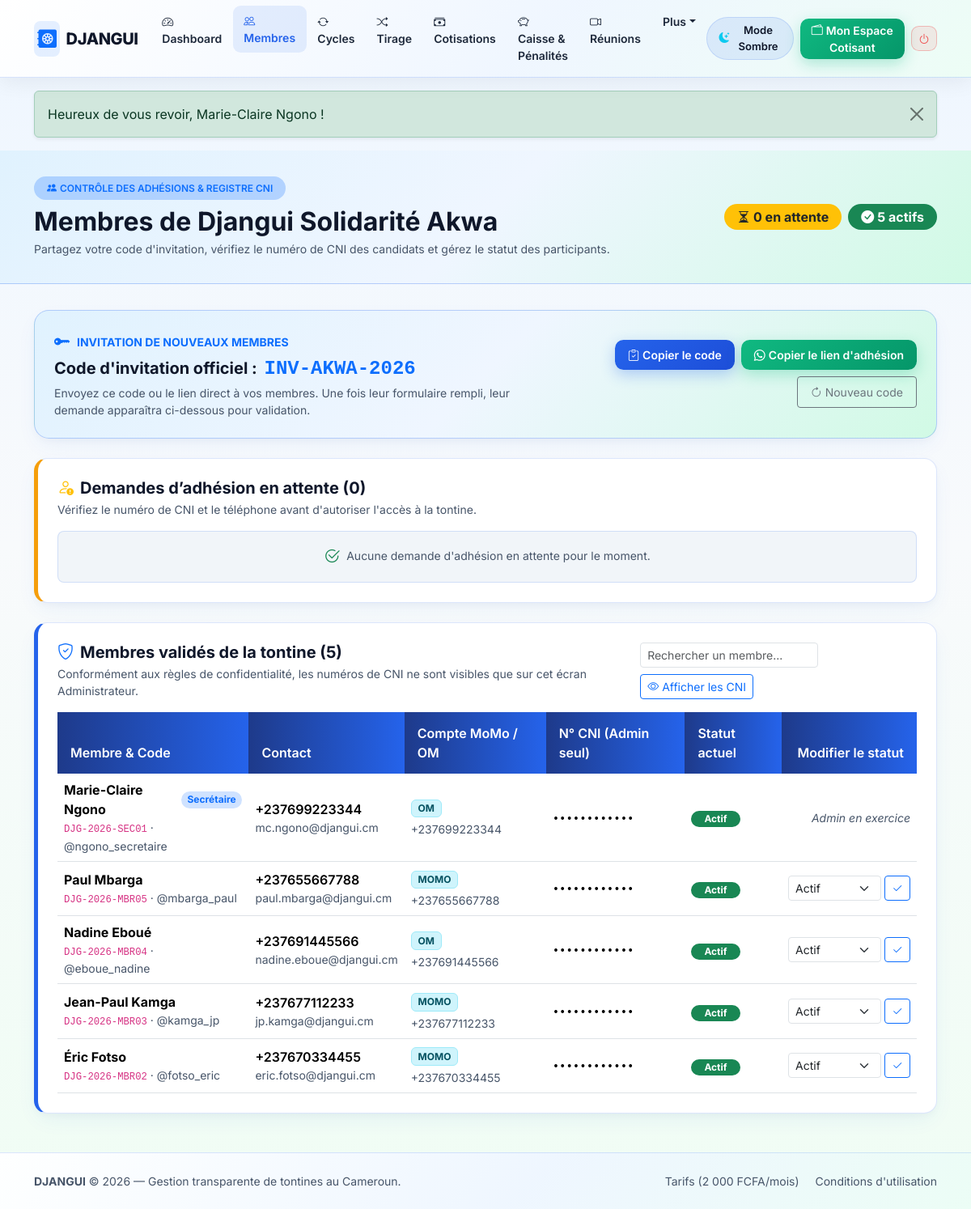
/admin/members.php (signed in), run on the app's committed database.
### tables this page shows
CREATE TABLE tontines (
    id INT UNSIGNED AUTO_INCREMENT PRIMARY KEY,
    code_tontine VARCHAR(20) NOT NULL,
    code_invitation VARCHAR(24) NOT NULL,
    nom VARCHAR(120) NOT NULL,
    description TEXT DEFAULT NULL,
    ville VARCHAR(80) NOT NULL DEFAULT 'Douala',
    devise CHAR(4) NOT NULL DEFAULT 'FCFA',
    solde_caisse_reserve DECIMAL(12,2) NOT NULL DEFAULT 0.00 COMMENT 'Caisse geree par l admin (penalites, bonus, reliquats)',
    statut ENUM('active', 'suspendue', 'fermee') NOT NULL DEFAULT 'active',
    date_debut_essai DATETIME NOT NULL,
    date_fin_essai DATETIME NOT NULL,
    statut_abonnement ENUM('essai', 'actif', 'expire') NOT NULL DEFAULT 'essai',
    abonnement_valide_jusqua DATETIME DEFAULT NULL,
    admin_id INT UNSIGNED NOT NULL COMMENT 'UNIQUE : 1 admin/secretaire ne gere qu une seule tontine',
    created_at DATETIME NOT NULL DEFAULT CURRENT_TIMESTAMP,
    updated_at DATETIME NOT NULL DEFAULT CURRENT_TIMESTAMP ON UPDATE CURRENT_TIMESTAMP,

    CONSTRAINT uq_tontines_code UNIQUE (code_tontine),
    CONSTRAINT uq_tontines_invitation UNIQUE (code_invitation),
    CONSTRAINT uq_tontines_admin UNIQUE (admin_id),
    CONSTRAINT chk_tontines_caisse CHECK (solde_caisse_reserve >= 0),
    CONSTRAINT fk_tontines_admin FOREIGN KEY (admin_id) REFERENCES users(id) ON DELETE RESTRICT ON UPDATE CASCADE,
    INDEX idx_tontines_statut (statut, statut_abonnement)
);

CREATE TABLE users (
    id INT UNSIGNED AUTO_INCREMENT PRIMARY KEY,
    code_public VARCHAR(24) NOT NULL COMMENT 'Identifiant public pour le QR Code (sans donnees sensibles)',
    username VARCHAR(50) NOT NULL,
    password_hash VARCHAR(255) NOT NULL,
    nom_complet VARCHAR(120) NOT NULL,
    telephone VARCHAR(20) NOT NULL,
    email VARCHAR(150) DEFAULT NULL,
    numero_cni VARCHAR(60) DEFAULT NULL COMMENT 'Donnee sensible visible uniquement par l admin',
    role ENUM('admin', 'member') NOT NULL DEFAULT 'member',
    statut_membre ENUM('actif', 'inactif', 'sorti') NOT NULL DEFAULT 'actif',
    statut_validation ENUM('en_attente', 'accepte') NOT NULL DEFAULT 'accepte',
    canal_paiement ENUM('momo', 'om', 'especes') NOT NULL DEFAULT 'momo',
    telephone_paiement VARCHAR(20) NOT NULL COMMENT 'Numero MoMo/OM qui envoie les cotisations et recoit le pot',
    tentatives_echouees TINYINT UNSIGNED NOT NULL DEFAULT 0,
    blocage_jusqua DATETIME DEFAULT NULL,
    reset_token VARCHAR(100) DEFAULT NULL,
    reset_expire_at DATETIME DEFAULT NULL,
    tontine_id INT UNSIGNED DEFAULT NULL COMMENT '1 seule tontine autorisee par compte',
    created_at DATETIME NOT NULL DEFAULT CURRENT_TIMESTAMP,
    updated_at DATETIME NOT NULL DEFAULT CURRENT_TIMESTAMP ON UPDATE CURRENT_TIMESTAMP,

    CONSTRAINT uq_users_code_public UNIQUE (code_public),
    CONSTRAINT uq_users_username UNIQUE (username),
    CONSTRAINT uq_users_telephone UNIQUE (telephone),
    CONSTRAINT uq_users_email UNIQUE (email),
    INDEX idx_users_tontine_statut (tontine_id, statut_membre)
);

### includes/functions.php (called while the page is built, shortened)
<?php
function e($texte) {
    return htmlspecialchars((string)$texte, ENT_QUOTES, 'UTF-8');
}

### admin/members.php (the view, shortened to what this page needs)
<?php
require_once __DIR__ . '/../includes/db.php';
require_once __DIR__ . '/../includes/functions.php';
$tontine_id = (int)($_SESSION['tontine_id'] ?? 0);
$stmtTontine = $pdo->prepare("SELECT id, nom, code_tontine, code_invitation, ville FROM tontines WHERE id = ? LIMIT 1");
$stmtTontine->execute([$tontine_id]);
$tontine = $stmtTontine->fetch();
$stmtMembres = $pdo->prepare("
    SELECT id, code_public, nom_complet, username, telephone, email, numero_cni,
           role, canal_paiement, telephone_paiement, statut_membre, statut_validation, created_at
    FROM users
    WHERE tontine_id = ?
    ORDER BY CASE WHEN statut_validation = 'en_attente' THEN 0 ELSE 1 END,
             (role = 'admin') DESC,
             created_at DESC, id DESC
");
$stmtMembres->execute([$tontine_id]);
$tous_les_utilisateurs = $stmtMembres->fetchAll();
$demandes = array_filter($tous_les_utilisateurs, static function ($u) {
    return ($u['statut_validation'] ?? 'accepte') === 'en_attente';
});
$membres_acceptes = array_filter($tous_les_utilisateurs, static function ($u) {
    return ($u['statut_validation'] ?? 'accepte') === 'accepte';
});
$nb_actifs = count(array_filter($membres_acceptes, static function ($u) {
    return $u['statut_membre'] === 'actif';
}));
$lien_invitation = BASE_URL . '/join-tontine.php?code=' . urlencode($tontine['code_invitation']);
require_once __DIR__ . '/../includes/header.php';
require_once __DIR__ . '/../includes/navbar.php';
?>
<div class="page-header-dark">
    <div class="container">
        <div class="d-flex flex-column flex-md-row justify-content-between align-items-md-center gap-3">
            <div>
                <span class="badge bg-primary bg-opacity-25 text-primary px-3 py-2 rounded-pill fw-semibold mb-2">
                    <i class="bi bi-people-fill me-1"></i>CONTRÔLE DES ADHÉSIONS & REGISTRE CNI
                </span>
                <h1 class="fw-bold h2 mb-1">Membres de <?= e($tontine['nom']) ?></h1>
                <p class="text-muted small mb-0">
                    Partagez votre code d'invitation, vérifiez le numéro de CNI des candidats et gérez le statut des participants.
                </p>
            </div>
            <div class="d-flex flex-wrap gap-2">
                <span class="badge bg-warning text-dark px-3 py-2 rounded-pill fs-6">
                    <i class="bi bi-hourglass-split me-1"></i><?= count($demandes) ?> en attente
                </span>
                <span class="badge bg-success px-3 py-2 rounded-pill fs-6">
                    <i class="bi bi-check-circle-fill me-1"></i><?= $nb_actifs ?> actif<?= $nb_actifs > 1 ? 's' : '' ?>
                </span>
            </div>
        </div>
    </div>
</div>
<main class="container pb-5">
    <section class="card-accent-djangui p-4 mb-4">
        <div class="row align-items-center g-3">
            <div class="col-lg-7">
                <div class="d-flex align-items-center gap-2 mb-1">
                    <i class="bi bi-key-fill text-primary fs-5"></i>
                    <span class="fw-bold text-primary small text-uppercase">Invitation de nouveaux membres</span>
                </div>
                <h5 class="fw-bold mb-1">Code d'invitation officiel : <code class="fs-4 text-primary ms-1" id="codeInvitationText"><?= e($tontine['code_invitation']) ?></code></h5>
                <p class="text-muted small mb-0">
                    Envoyez ce code ou le lien direct à vos membres. Une fois leur formulaire rempli, leur demande apparaîtra ci-dessous pour validation.
                </p>
            </div>
            <div class="col-lg-5">
                <div class="d-flex flex-wrap justify-content-lg-end gap-2">
                    <button type="button" class="btn btn-glow-blue btn-sm px-3 py-2" id="btnCopyCode" data-copy="<?= e($tontine['code_invitation']) ?>">
                        <i class="bi bi-clipboard-check me-1"></i>Copier le code
                    </button>
                    <button type="button" class="btn btn-glow-emerald btn-sm px-3 py-2" id="btnCopyLink" data-copy="<?= e($lien_invitation) ?>">
                        <i class="bi bi-whatsapp me-1"></i>Copier le lien d'adhésion
                    </button>
                    <form method="POST" action="<?= BASE_URL ?>/admin/members.php" class="d-inline"
                          onsubmit="return confirm('Régénérer un nouveau code d\'invitation ? L\'ancien code ne fonctionnera plus pour les prochains inscrits.');">
                        <button type="submit" class="btn btn-outline-secondary btn-sm px-3 py-2" title="Générer un nouveau code">
                            <i class="bi bi-arrow-clockwise me-1"></i>Nouveau code
                        </button>
                    </form>
                </div>
            </div>
        </div>
    </section>
    <section class="card card-djangui p-4 mb-4 border-left-warning">
        <div class="d-flex justify-content-between align-items-center flex-wrap gap-2 mb-3">
            <div>
                <h2 class="h5 fw-bold mb-1">
                    <i class="bi bi-person-exclamation me-2 text-warning"></i>Demandes d’adhésion en attente (<?= count($demandes) ?>)
                </h2>
                <p class="text-muted small mb-0">Vérifiez le numéro de CNI et le téléphone avant d'autoriser l'accès à la tontine.</p>
            </div>
        </div>
        <?php if (empty($demandes)): ?>
            <div class="p-3 rounded-3 box-adaptive text-center text-muted small">
                <i class="bi bi-check2-circle text-success fs-5 me-1 align-middle"></i>
                Aucune demande d'adhésion en attente pour le moment.
            </div>
        <?php endif; ?>
    </section>
    <section class="card card-djangui p-4 border-left-navy">
        <div class="d-flex flex-column flex-md-row justify-content-between align-items-md-center gap-3 mb-3">
            <div>
                <h2 class="h5 fw-bold mb-1">
                    <i class="bi bi-shield-check me-2 text-primary"></i>Membres validés de la tontine (<?= count($membres_acceptes) ?>)
                </h2>
                <p class="text-muted small mb-0">
                    Conformément aux règles de confidentialité, les numéros de CNI ne sont visibles que sur cet écran Administrateur.
                </p>
            </div>
            <div class="d-flex flex-wrap gap-2">
                <input type="search" id="searchMembre" class="form-control form-control-sm" style="max-width: 220px;" placeholder="Rechercher un membre...">
                <button type="button" class="btn btn-outline-primary btn-sm" id="btnToggleCNI">
                    <i class="bi bi-eye me-1"></i>Afficher les CNI
                </button>
            </div>
        </div>
        <?php if (empty($membres_acceptes)): ?>
            <p class="text-muted mb-0">Aucun membre validé pour le moment.</p>
        <?php else: ?>
            <div class="table-responsive">
                <table class="table table-djangui align-middle mb-0" id="tableMembresAcceptes">
                    <thead>
                        <tr>
                            <th>Membre & Code</th>
                            <th>Contact</th>
                            <th>Compte MoMo / OM</th>
                            <th>N° CNI (Admin seul)</th>
                            <th>Statut actuel</th>
                            <th class="text-end">Modifier le statut</th>
                        </tr>
                    </thead>
                    <tbody>
                        <?php foreach ($membres_acceptes as $membre): ?>
                            <?php
                                $badge_statut = match ($membre['statut_membre']) {
                                    'actif'   => 'success',
                                    'inactif' => 'warning text-dark',
                                    default   => 'secondary',
                                };
                            ?>
                            <tr class="js-membre-row">
                                <td>
                                    <div class="fw-bold d-flex align-items-center gap-2">
                                        <span><?= e($membre['nom_complet']) ?></span>
                                        <?php if ($membre['role'] === 'admin'): ?>
                                            <span class="badge bg-primary-subtle text-primary rounded-pill">Secrétaire</span>
                                        <?php endif; ?>
                                    </div>
                                    <div class="small text-muted">
                                        <code><?= e($membre['code_public']) ?></code> · @<?= e($membre['username']) ?>
                                    </div>
                                </td>
                                <td>
                                    <div class="fw-semibold"><?= e($membre['telephone']) ?></div>
                                    <div class="small text-muted"><?= e($membre['email'] ?: '—') ?></div>
                                </td>
                                <td>
                                    <span class="badge bg-info-subtle text-info-emphasis border border-info-subtle text-uppercase">
                                        <?= e($membre['canal_paiement']) ?>
                                    </span>
                                    <div class="small text-muted mt-1"><?= e($membre['telephone_paiement']) ?></div>
                                </td>
                                <td>
                                    <?php if (!empty($membre['numero_cni'])): ?>
                                        <span class="font-monospace small js-cni-mask" data-cni="<?= e($membre['numero_cni']) ?>">
                                            ••••••••••••
                                        </span>
                                    <?php else: ?>
                                        <span class="text-muted small">Non renseigné</span>
                                    <?php endif; ?>
                                </td>
                                <td>
                                    <span class="badge bg-<?= $badge_statut ?> rounded-pill px-3 py-1">
                                        <?= e(ucfirst($membre['statut_membre'])) ?>
                                    </span>
                                </td>
                                <td class="text-end">
                                    <?php if ($membre['role'] === 'admin'): ?>
                                        <span class="small text-muted fst-italic">Admin en exercice</span>
                                    <?php else: ?>
                                        <form method="POST" action="<?= BASE_URL ?>/admin/members.php" class="d-inline-flex align-items-center gap-1">
                                            <select name="statut_membre" class="form-select form-select-sm" style="width: 115px;">
                                                <option value="actif" <?= $membre['statut_membre'] === 'actif' ? 'selected' : '' ?>>Actif</option>
                                            </select>
                                            <button type="submit" class="btn btn-sm btn-outline-primary" title="Enregistrer le statut">
                                                <i class="bi bi-check2"></i>
                                            </button>
                                        </form>
                                    <?php endif; ?>
                                </td>
                            </tr>
                        <?php endforeach; ?>
                    </tbody>
                </table>
            </div>
        <?php endif; ?>
    </section>
</main>
<?php require_once __DIR__ . '/../includes/footer.php'; ?>

### data on the page
tontines: nom "Djangui Solidarité Akwa", code_invitation "INV-AKWA-2026"
users: nom_complet "Marie-Claire Ngono", role "Secrétaire", code_public "DJG-2026-SEC01", username "ngono_secretaire", telephone "+237699223344", email "mc.ngono@djangui.cm", canal_paiement "OM", telephone_paiement "+237699223344", statut_membre "Actif"
users: nom_complet "Paul Mbarga", code_public "DJG-2026-MBR05", username "mbarga_paul", telephone "+237655667788", email "paul.mbarga@djangui.cm", canal_paiement "MOMO", telephone_paiement "+237655667788", statut_membre "Actif"
users: nom_complet "Nadine Eboué", code_public "DJG-2026-MBR04", username "eboue_nadine", telephone "+237691445566", email "nadine.eboue@djangui.cm", canal_paiement "OM", telephone_paiement "+237691445566", statut_membre "Actif"
users: nom_complet "Jean-Paul Kamga", code_public "DJG-2026-MBR03", username "kamga_jp", telephone "+237677112233", email "jp.kamga@djangui.cm", canal_paiement "MOMO", telephone_paiement "+237677112233", statut_membre "Actif"
users: nom_complet "Éric Fotso", code_public "DJG-2026-MBR02", username "fotso_eric", telephone "+237670334455", email "eric.fotso@djangui.cm", canal_paiement "MOMO", telephone_paiement "+237670334455", statut_membre "Actif"

### other printed values
$_SESSION['flash_texte'] "Heureux de vous revoir, Marie-Claire Ngono !"
count($demandes) "0"
$nb_actifs "5"
count($membres_acceptes) "5"
